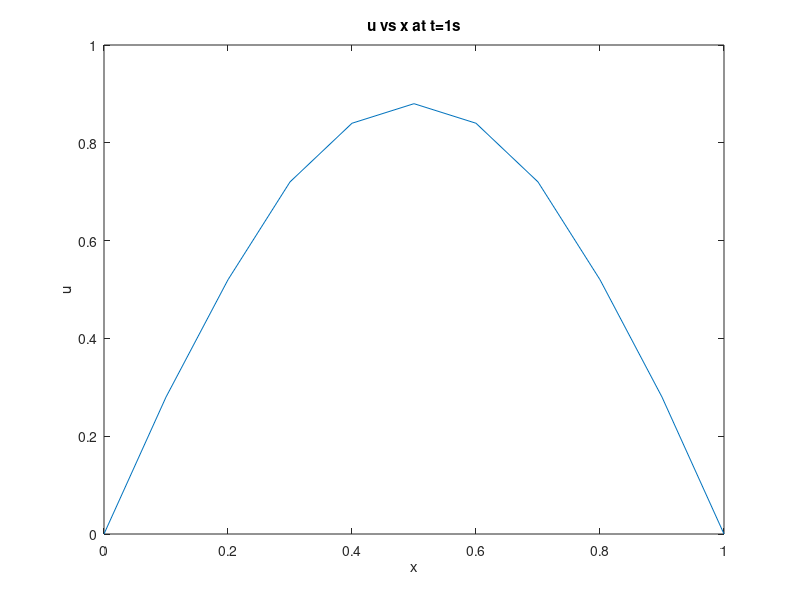

Source code (MATLAB):
l = 1;
t = 1;
c = 1;
dx = 0.1;
dt = 0.1;
t= 0:dt:1;
k = (c * dt/dx)^2;

for i=1:11
    x(i) = (i-1)*dx;
end

for i=1:11
    u(i,1) =2* x(i)*(1-x(i));
end
u(:,2) = u(:,1);

for j=2:10
    for i=2:10
        u1(i,j+1) = k * (u(i+1,j)-2*u(i,j)+u(i-1,j))+ 2*u(i,j) - u(i,j-1);
    end
    u1(1,:) = 0;
    u1(11,:) = 0;
    u= u1;
end

plot(x, u1(:,10))
xlabel("x")
ylabel("u")
title("u vs x at t=1s")


 
